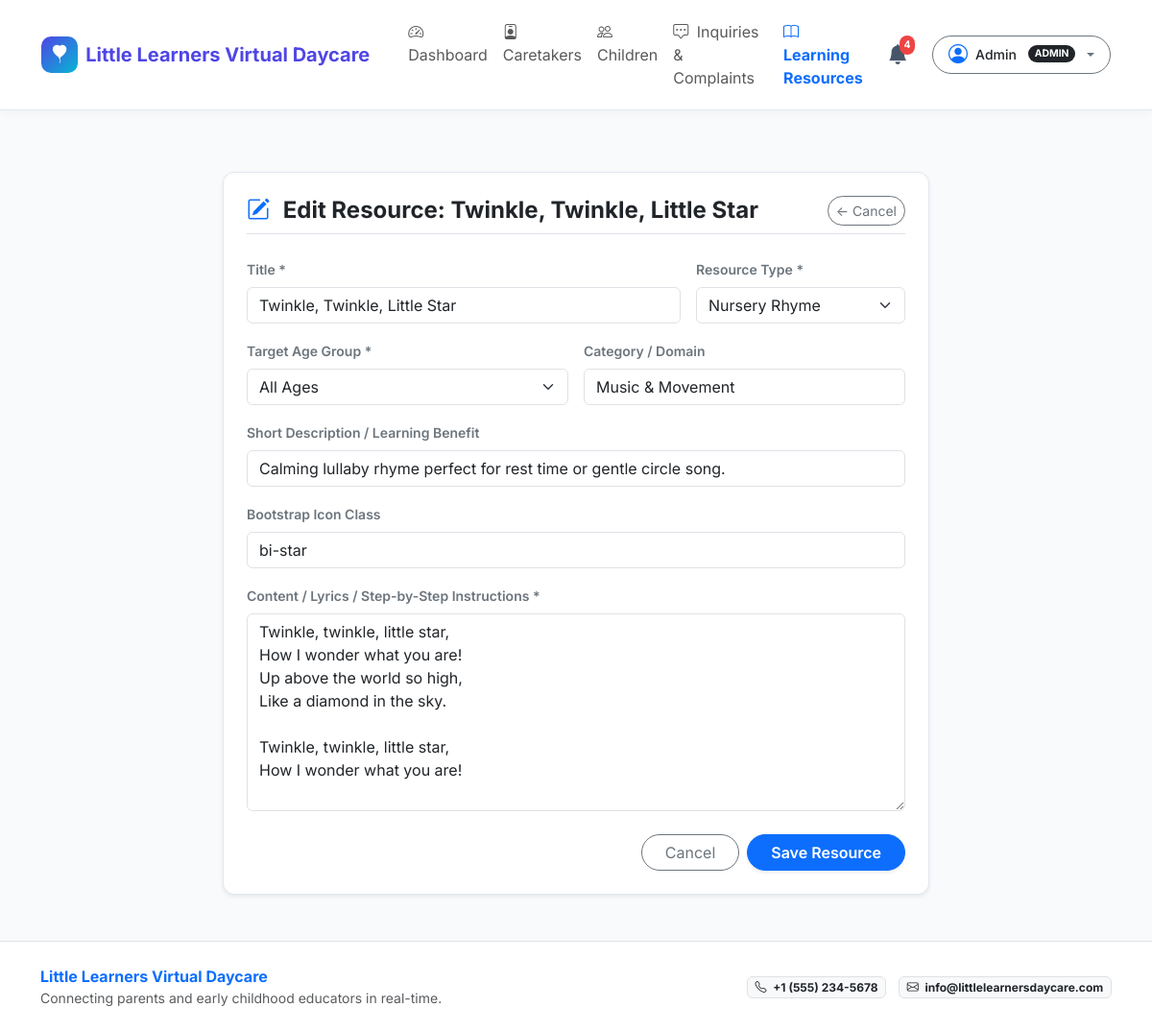
The app's page /admin/learning/2/edit (signed in) with its own data.
### models/user.py (models this page shows, shortened)
class User(UserMixin, db.Model):
    __tablename__ = 'users'
    id = db.Column(db.Integer, primary_key=True)
    name = db.Column(db.String(120), nullable=False)
    email = db.Column(db.String(120), unique=True, nullable=False, index=True)
    password_hash = db.Column(db.String(256), nullable=False)
    role = db.Column(db.String(20), nullable=False, default='parent') # 'admin', 'caregiver', 'parent'
    phone = db.Column(db.String(30), nullable=True)
    created_at = db.Column(db.DateTime, default=datetime.utcnow)
    is_approved = db.Column(db.Boolean, default=True) # caregivers need admin approval
    reset_token = db.Column(db.String(100), nullable=True, index=True)
    reset_token_expiry = db.Column(db.DateTime, nullable=True)
    parent_children = db.relationship('Child', back_populates='parent', foreign_keys='Child.parent_id', lazy='dynamic')
    assigned_children = db.relationship('Child', back_populates='caregiver', foreign_keys='Child.caregiver_id', lazy='dynamic')
    activity_logs = db.relationship('ActivityLog', back_populates='author', lazy='dynamic')
    photos_uploaded = db.relationship('Photo', back_populates='uploader', lazy='dynamic')
    sent_messages = db.relationship('Message', back_populates='sender', foreign_keys='Message.sender_id', lazy='dynamic')
    received_messages = db.relationship('Message', back_populates='receiver', foreign_keys='Message.receiver_id', lazy='dynamic')
    notifications = db.relationship('Notification', back_populates='user', lazy='dynamic', cascade='all, delete-orphan')
    complaints = db.relationship('Complaint', back_populates='user', lazy='dynamic')
    @property
    def is_admin(self):
        return self.role == 'admin'
    @property
    def is_caretaker(self):
        return self.role in ('caretaker', 'caregiver')
    @property
    def is_caregiver(self):
        return self.is_caretaker
    @property
    def is_parent(self):
        return self.role == 'parent'
    @property
    def display_role(self):
        if self.is_caretaker:
            return "Caretaker"
        return self.role.title()

### models/learning.py (models this page shows, shortened)
class LearningResource(db.Model):
    __tablename__ = 'learning_resources'
    id = db.Column(db.Integer, primary_key=True)
    title = db.Column(db.String(150), nullable=False)
    type = db.Column(db.String(30), nullable=False) # 'rhyme', 'story', 'activity', 'game'
    age_group = db.Column(db.String(30), nullable=False) # 'infant', 'toddler', 'preschool', 'all'
    category = db.Column(db.String(50), nullable=True, default='General')
    description = db.Column(db.Text, nullable=True)
    content_url_or_text = db.Column(db.Text, nullable=False)
    icon = db.Column(db.String(50), default='bi-book')
    created_at = db.Column(db.DateTime, default=datetime.utcnow)

### routes/admin.py (the view, shortened to what this page needs)
@admin_bp.route('/learning/<int:res_id>/edit', methods=['GET', 'POST'])
def edit_learning_resource(res_id):
    resource = LearningResource.query.get_or_404(res_id)
    return render_template('admin/learning_form.html', resource=resource)

### routes/admin.py (called while the page is built)
@admin_bp.before_request
@login_required
@role_required('admin')
def admin_access_check():
    pass

### routes/utils.py (called while the page is built)
def role_required(*roles):
    def decorator(f):
        @wraps(f)
        def decorated_function(*args, **kwargs):
            if not current_user.is_authenticated:
                return redirect(url_for('auth.login'))
            allowed_roles = set(roles)
            if 'caregiver' in allowed_roles:
                allowed_roles.add('caretaker')
            if 'caretaker' in allowed_roles:
                allowed_roles.add('caregiver')
            if current_user.role not in allowed_roles:
                abort(403)
            if current_user.is_caretaker and not current_user.is_approved:
                flash('Your caretaker account is pending administrator approval.', 'warning')
                return redirect(url_for('auth.pending_approval'))
            return f(*args, **kwargs)
        return decorated_function
    return decorator

### templates/admin/learning_form.html (shortened to what this page needs)
{% extends "base.html" %}
{% block content %}
<div class="container py-4">
  <div class="row justify-content-center">
    <div class="col-md-8">
      <div class="card card-custom p-4 shadow-sm">
        <div class="d-flex justify-content-between align-items-center mb-4 pb-2 border-bottom">
          <h4 class="fw-bold text-dark mb-0">
            {% if resource %}
              <i class="bi bi-pencil-square text-primary me-2"></i> Edit Resource: {{ resource.title }}
            {% else %}
              <i class="bi bi-plus-circle-fill text-primary me-2"></i> Add New Learning Resource
            {% endif %}
          </h4>
          <a href="{{ url_for('admin.learning') }}" class="btn btn-outline-secondary btn-sm rounded-pill">
            &larr; Cancel
          </a>
        </div>
        <form method="POST" action="{% if resource %}{{ url_for('admin.edit_learning_resource', res_id=resource.id) }}{% else %}{{ url_for('admin.new_learning_resource') }}{% endif %}">
          <div class="row g-3 mb-3">
            <div class="col-md-8">
              <label for="title" class="form-label fw-semibold small text-secondary">Title *</label>
              <input type="text" class="form-control" id="title" name="title" value="{{ resource.title if resource else '' }}" placeholder="e.g. Itsy Bitsy Spider" required>
            </div>
            <div class="col-md-4">
              <label for="type" class="form-label fw-semibold small text-secondary">Resource Type *</label>
              <select class="form-select" id="type" name="type" required>
                <option value="rhyme" {% if resource and resource.type == 'rhyme' %}selected{% endif %}>Nursery Rhyme</option>
              </select>
            </div>
          </div>
          <div class="row g-3 mb-3">
            <div class="col-md-6">
              <label for="age_group" class="form-label fw-semibold small text-secondary">Target Age Group *</label>
              <select class="form-select" id="age_group" name="age_group" required>
                <option value="all" {% if not resource or resource.age_group == 'all' %}selected{% endif %}>All Ages</option>
              </select>
            </div>
            <div class="col-md-6">
              <label for="category" class="form-label fw-semibold small text-secondary">Category / Domain</label>
              <input type="text" class="form-control" id="category" name="category" value="{{ resource.category if resource else 'Language & Movement' }}" placeholder="e.g. Music, Sensory, Math">
            </div>
          </div>
          <div class="mb-3">
            <label for="description" class="form-label fw-semibold small text-secondary">Short Description / Learning Benefit</label>
            <input type="text" class="form-control" id="description" name="description" value="{{ resource.description if resource else '' }}" placeholder="e.g. Teaches rhythm, fine motor coordination, and counting">
          </div>
          <div class="mb-3">
            <label for="icon" class="form-label fw-semibold small text-secondary">Bootstrap Icon Class</label>
            <input type="text" class="form-control" id="icon" name="icon" value="{{ resource.icon if resource else 'bi-music-note-beamed' }}" placeholder="e.g. bi-book, bi-star, bi-palette">
          </div>
          <div class="mb-4">
            <label for="content" class="form-label fw-semibold small text-secondary">Content / Lyrics / Step-by-Step Instructions *</label>
            <textarea class="form-control" id="content" name="content" rows="8" placeholder="Type or paste the rhyme verses, story text, or activity steps..." required>{{ resource.content_url_or_text if resource else '' }}</textarea>
          </div>
          <div class="d-flex justify-content-end gap-2">
            <a href="{{ url_for('admin.learning') }}" class="btn btn-outline-secondary px-4 rounded-pill">Cancel</a>
            <button type="submit" class="btn btn-primary px-4 rounded-pill fw-semibold shadow-sm">
              {% if resource %}Save Resource{% else %}Add to Library{% endif %}
            </button>
          </div>
        </form>
      </div>
    </div>
  </div>
</div>
{% endblock %}

### templates/base.html (shortened to what this page needs)
<!DOCTYPE html>
<html lang="en">
<head>
  <link href="https://cdn.jsdelivr.net/npm/bootstrap@5.3.3/dist/css/bootstrap.min.css" rel="stylesheet">
  <link href="https://cdn.jsdelivr.net/npm/bootstrap-icons@1.11.3/font/bootstrap-icons.min.css" rel="stylesheet">
  <link rel="stylesheet" href="{{ url_for('static', filename='css/style.css') }}">
</head>
<body>
  <nav class="navbar navbar-expand-lg navbar-custom sticky-top">
    <div class="container-fluid px-lg-4">
      <a class="navbar-brand brand-logo" href="{{ url_for('index') }}">
        <div class="brand-icon">
          <i class="bi bi-balloon-heart-fill"></i>
        </div>
        <span>{{ daycare_name }}</span>
      </a>
      <div class="collapse navbar-collapse" id="navbarMain">
        <ul class="navbar-nav me-auto mb-2 mb-lg-0 ms-lg-3">
          {% if current_user.is_authenticated %}
            {% if current_user.is_admin %}
              <li class="nav-item">
                <a class="nav-link {% if request.endpoint == 'admin.dashboard' %}active fw-bold text-primary{% endif %}" href="{{ url_for('admin.dashboard') }}">
                  <i class="bi bi-speedometer2 me-1"></i> Dashboard
                </a>
              </li>
              <li class="nav-item">
                <a class="nav-link {% if 'caregiver' in request.endpoint %}active fw-bold text-primary{% endif %}" href="{{ url_for('admin.caregivers') }}">
                  <i class="bi bi-person-badge me-1"></i> Caretakers
                </a>
              </li>
              <li class="nav-item">
                <a class="nav-link {% if 'children' in request.endpoint or 'child' in request.endpoint %}active fw-bold text-primary{% endif %}" href="{{ url_for('admin.children') }}">
                  <i class="bi bi-people me-1"></i> Children
                </a>
              </li>
              <li class="nav-item">
                <a class="nav-link {% if 'complaint' in request.endpoint %}active fw-bold text-primary{% endif %}" href="{{ url_for('admin.complaints') }}">
                  <i class="bi bi-chat-square-dots me-1"></i> Inquiries & Complaints
                </a>
              </li>
              <li class="nav-item">
                <a class="nav-link {% if 'learning' in request.endpoint %}active fw-bold text-primary{% endif %}" href="{{ url_for('admin.learning') }}">
                  <i class="bi bi-book me-1"></i> Learning Resources
                </a>
              </li>
            {% endif %}
          {% endif %}
        </ul>
        <div class="d-flex align-items-center gap-3">
          {% if current_user.is_authenticated %}
            <div class="dropdown">
              <button class="notification-bell-btn position-relative" type="button" id="notificationBellBtn" data-bs-toggle="dropdown" aria-expanded="false">
                <i class="bi bi-bell-fill"></i>
                <span id="notificationBadge" class="notification-badge {% if unread_notifs_count == 0 %}d-none{% endif %}">
                  {{ unread_notifs_count }}
                </span>
              </button>
            </div>
            <div class="dropdown">
              <button class="btn btn-sm btn-outline-secondary dropdown-toggle d-flex align-items-center gap-2 rounded-pill px-3 py-1" type="button" data-bs-toggle="dropdown" aria-expanded="false">
                <i class="bi bi-person-circle fs-5 text-primary"></i>
                <span class="fw-medium text-dark">{{ current_user.name }}</span>
                <span class="badge {% if current_user.is_admin %}bg-dark{% elif current_user.is_caregiver %}bg-success{% else %}bg-primary{% endif %} rounded-pill ms-1 text-uppercase" style="font-size: 0.65rem;">
                  {{ current_user.display_role }}
                </span>
              </button>
            </div>
          {% else %}
            <a href="{{ url_for('auth.login') }}" class="btn btn-outline-primary btn-sm px-3 rounded-pill fw-medium">Sign In</a>
            <a href="{{ url_for('auth.register') }}" class="btn btn-primary btn-sm px-3 rounded-pill fw-medium">Register</a>
          {% endif %}
        </div>
      </div>
    </div>
  </nav>
  <div class="toast-container position-fixed bottom-0 end-0 p-3" id="toastContainer" style="z-index: 1090;"></div>
  <main class="py-4">
    {% block content %}{% endblock %}
  </main>
  <footer class="bg-white border-top py-4 mt-auto">
    <div class="container">
      <div class="row align-items-center gy-3">
        <div class="col-md-6 text-center text-md-start">
          <span class="fw-bold text-primary">{{ daycare_name }}</span>
          <p class="text-muted small mb-0">Connecting parents and early childhood educators in real-time.</p>
        </div>
        <div class="col-md-6 text-center text-md-end">
          <span class="badge bg-light text-dark border me-2"><i class="bi bi-telephone me-1"></i> {{ daycare_phone }}</span>
          <span class="badge bg-light text-dark border"><i class="bi bi-envelope me-1"></i> {{ daycare_email }}</span>
        </div>
      </div>
    </div>
  </footer>
</body>
</html>

### static/css/style.css (style rules this page uses)
:root { --primary-color: #4f46e5; --primary-hover: #4338ca; --secondary-color: #06b6d4; --accent-color: #f43f5e; --success-color: #10b981; --warning-color: #f59e0b; --info-color: #3b82f6; --light-bg: #f8fafc; --card-bg: #ffffff; --text-main: #1e293b; --text-muted: #64748b; --border-color: #e2e8f0; --radius-lg: 16px; --radius-md: 12px; --radius-sm: 8px; }
body { font-family: 'Inter', -apple-system, BlinkMacSystemFont, "Segoe UI", Roboto, Helvetica, Arial, sans-serif; background-color: var(--light-bg); color: var(--text-main); min-height: 100vh; display: flex; flex-direction: column; }
main { flex: 1 0 auto; }
.navbar-custom { background-color: #ffffff; box-shadow: 0 2px 10px rgba(0, 0, 0, 0.04); border-bottom: 1px solid var(--border-color); padding: 0.8rem 1.2rem; }
.brand-logo { font-weight: 700; font-size: 1.25rem; color: var(--primary-color) !important; display: flex; align-items: center; gap: 0.5rem; }
.brand-icon { width: 38px; height: 38px; background: linear-gradient(135deg, #4f46e5, #06b6d4); color: white; border-radius: 10px; display: flex; align-items: center; justify-content: center; font-size: 1.2rem; }
.card-custom { background: var(--card-bg); border: 1px solid var(--border-color); border-radius: var(--radius-md); box-shadow: 0 4px 6px -1px rgba(0, 0, 0, 0.03), 0 2px 4px -2px rgba(0, 0, 0, 0.03); transition: transform 0.15s ease, box-shadow 0.15s ease; }
.notification-bell-btn { position: relative; background: transparent; border: none; font-size: 1.3rem; color: #475569; cursor: pointer; padding: 0.4rem 0.6rem; border-radius: 8px; }
.notification-badge { position: absolute; top: 2px; right: 2px; font-size: 0.65rem; padding: 0.2em 0.45em; border-radius: 9999px; background-color: #ef4444; color: white; font-weight: 700; }

### records on screen
User: name "Admin", display_role "ADMIN"
LearningResource: title "Twinkle, Twinkle, Little Star", type "Nursery Rhyme", age_group "All Ages", category "Music & Movement", description "Calming lullaby rhyme perfect for rest time or gentle circle song.", icon "bi-star", content "Twinkle, twinkle, little star, How I wonder what you are! Up above the world so high, Like a diamond in the sky. Twinkle, twinkle, little star, How I wonder what you are!"

### other values on screen
{{ daycare_name }} "Little Learners Virtual Daycare"
{{ unread_notifs_count }} "4"
{{ daycare_phone }} "+1 (555) 234-5678"
{{ daycare_email }} "info@littlelearnersdaycare.com"
